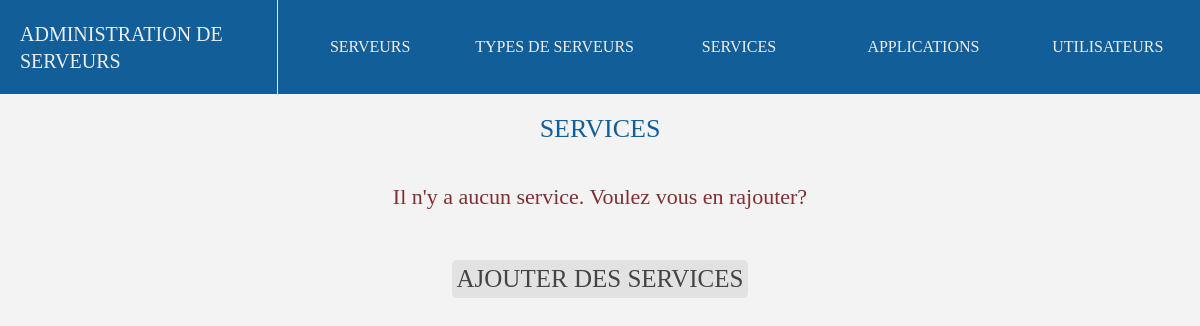
Page /services on the earlier database version.
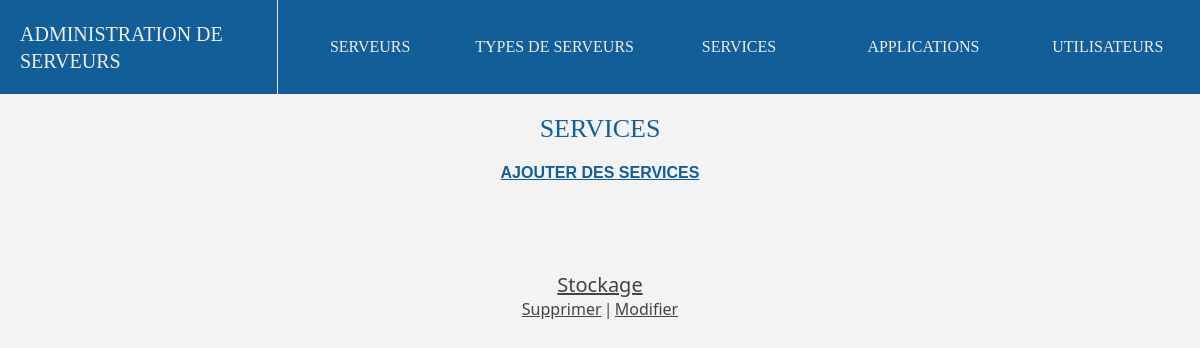
Same page on the later database version.
### adminserver/models.py (models this page shows, shortened)
class services(models.Model):
    nom_service = models.CharField(max_length=100,blank=False)
    date_de_lancement = models.DateField(max_length=100,blank=False,default=django.utils.timezone.now)
    espace_memoire_utilise = models.IntegerField(blank=False)
    memoire_vive_necessaire = models.IntegerField(blank=False)
    serveur_de_lancement = models.ForeignKey(serveurs, on_delete=models.CASCADE, null="true")
    def __str__(self):
        return self.nom_service

### adminserver/views.py (the view)
# urls.py: path('services',views.services_index),
def services_index(request):
    URL = "service"
    services = list(models.services.objects.all())
    num = len(list(models.services.objects.all()))
    if request.method == 'GET' and 'error' in request.GET:
        return render(request,"services/liste_index.html",{"objects" : services,"title":"SERVICES","extra":"","url":URL,"count":num,"error":request.GET["error"]})
    else:
        return render(request, "services/liste_index.html",{"objects": services, "title": "SERVICES", "extra": "", "url": URL, "count": num})

### adminserver/templates/services/liste_index.html (shortened to what this page needs)
{% extends "main.html" %}
{% block content %}
<h2> {{title}} </h2>
{% if count == 0 %}
<h3 class="error"> Il n'y a aucun service. Voulez vous en rajouter?</h3>
<a class="yes" href="/ajout/{{url}}"> AJOUTER DES {{title}}</a>
{% elif count > 0 %}
<a class="addlink" href="/ajout/{{url}}"> AJOUTER DES {{title}}</a>
<div class="services">
{% for i in objects %}
    <li><a class="object_title" href="/affiche/{{url}}/{{i.id}}/">{{i}}</a><br><a style="text-decoration:underline;cursor:pointer;" name="delete" id="/delete/{{url}}/{{i.id}}/">Supprimer</a><line>|</line><a href="/update/{{url}}/{{i.id}}/">Modifier</a></li>
{% endfor %}
</div>
{% endif %}
{% endblock %}

Differences in the rows shown:
added services: nom_service "Stockage"
Other differences:
{{ title }}: (not shown) → "SERVICES"
{{ title }}: "SERVICES" → (not shown)
text no longer shown: "Il n'y a aucun service. Voulez vous en rajouter?"
